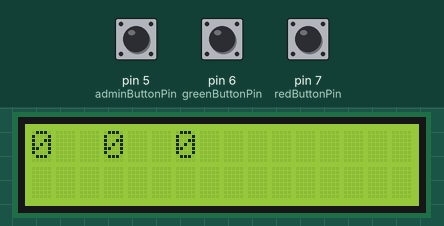
This sketch was run on a simulated Arduino Uno, built with avr-gcc and run on an emulated ATmega328P. Shown: 16×2 character LCD. The inputs (shaded band) are chosen by the test bench; at power-on: pin 5 (adminButtonPin) LOW, pin 6 (greenButtonPin) LOW, pin 7 (redButtonPin) LOW.

Above: at 3.2 s.
3.3 s: pin 5 (adminButtonPin) pulled HIGH for 1.2 s
At 4.5 s:
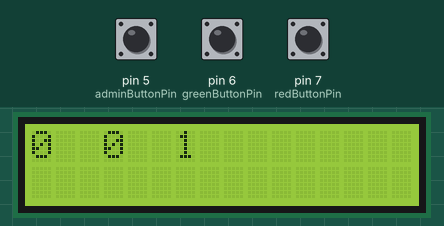
6.6 s: pin 6 (greenButtonPin) pulled HIGH for 1.2 s
At 7.8 s:
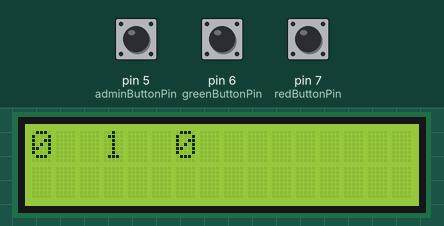
9.6 s: pin 7 (redButtonPin) pulled HIGH for 1.2 s
At 10.9 s:
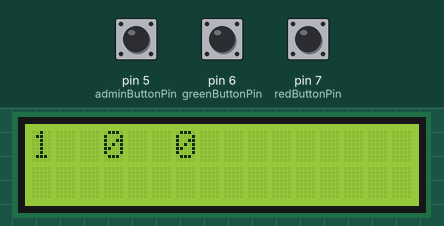
Timing chart, 0 to 12.6 s (numbered marks = the images above; inputs shaded):
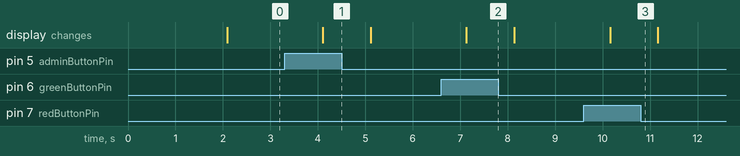

Measured:
- after the input at 3.3 s, the display: changes after 0.80 s (image 1)
- after the input at 6.6 s, the display: changes after 0.53 s (image 2)
- after the input at 9.6 s, the display: changes after 0.56 s (image 3)

The sketch:

ButtonTest.ino
```cpp
#include <Wire.h>
#include <LiquidCrystal_I2C.h>

LiquidCrystal_I2C lcd(0x27,16,2);
int const ledPin = 10;
int const adminButtonPin = 5;
int const redButtonPin = 7;
int const greenButtonPin = 6;

int redValue = 0;
int greenValue = 0;
int adminValue = 0;

// the setup function runs once when you press reset or power the board
void setup() {
  lcd.init();
  lcd.backlight();
  lcd.setCursor(0,0);
  lcd.print("Hello, players!");
  delay(2000);
  pinMode(redButtonPin, INPUT);
  pinMode(greenButtonPin, INPUT);
}


// the loop function runs over and over again forever
void loop() {
  redValue = digitalRead(redButtonPin);
  lcd.clear();
  lcd.setCursor(0,0);
  lcd.print(redValue);
  greenValue = digitalRead(greenButtonPin);
  lcd.setCursor(3,0);
  lcd.print(greenValue);
  adminValue = digitalRead(adminButtonPin);
  lcd.setCursor(6,0);
  lcd.print(adminValue);
  delay(1000);
}
```
